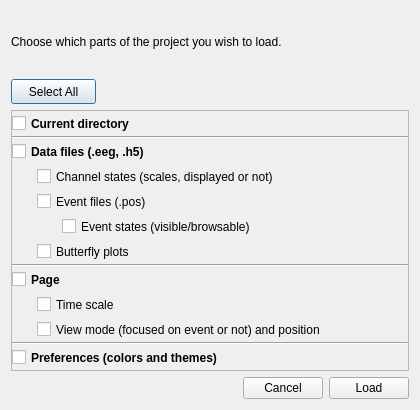
<?xml version="1.0" encoding="UTF-8"?>
<ui version="4.0">
 <class>LoadProjectWindow</class>
 <widget class="QDialog" name="LoadProjectWindow">
  <property name="geometry">
   <rect>
    <x>0</x>
    <y>0</y>
    <width>420</width>
    <height>410</height>
   </rect>
  </property>
  <property name="minimumSize">
   <size>
    <width>420</width>
    <height>410</height>
   </size>
  </property>
  <property name="maximumSize">
   <size>
    <width>420</width>
    <height>410</height>
   </size>
  </property>
  <property name="windowTitle">
   <string>Dialog</string>
  </property>
  <layout class="QVBoxLayout" name="verticalLayout">
   <item>
    <layout class="QHBoxLayout" name="horizontalLayout_5">
     <item>
      <widget class="QLabel" name="label_7">
       <property name="minimumSize">
        <size>
         <width>0</width>
         <height>0</height>
        </size>
       </property>
       <property name="text">
        <string>Choose which parts of the project you wish to load.</string>
       </property>
       <property name="scaledContents">
        <bool>false</bool>
       </property>
       <property name="wordWrap">
        <bool>false</bool>
       </property>
      </widget>
     </item>
     <item>
      <spacer name="horizontalSpacer">
       <property name="orientation">
        <enum>Qt::Horizontal</enum>
       </property>
       <property name="sizeHint" stdset="0">
        <size>
         <width>40</width>
         <height>20</height>
        </size>
       </property>
      </spacer>
     </item>
    </layout>
   </item>
   <item>
    <layout class="QHBoxLayout" name="horizontalLayout_6">
     <item>
      <widget class="QPushButton" name="selectAllButton">
       <property name="minimumSize">
        <size>
         <width>85</width>
         <height>25</height>
        </size>
       </property>
       <property name="maximumSize">
        <size>
         <width>85</width>
         <height>25</height>
        </size>
       </property>
       <property name="text">
        <string>Select All</string>
       </property>
      </widget>
     </item>
     <item>
      <spacer name="horizontalSpacer_2">
       <property name="orientation">
        <enum>Qt::Horizontal</enum>
       </property>
       <property name="sizeHint" stdset="0">
        <size>
         <width>40</width>
         <height>20</height>
        </size>
       </property>
      </spacer>
     </item>
    </layout>
   </item>
   <item>
    <widget class="QFrame" name="frame">
     <property name="frameShape">
      <enum>QFrame::StyledPanel</enum>
     </property>
     <property name="frameShadow">
      <enum>QFrame::Raised</enum>
     </property>
     <layout class="QVBoxLayout" name="verticalLayout_3">
      <property name="spacing">
       <number>0</number>
      </property>
      <property name="leftMargin">
       <number>0</number>
      </property>
      <property name="topMargin">
       <number>0</number>
      </property>
      <property name="rightMargin">
       <number>0</number>
      </property>
      <property name="bottomMargin">
       <number>0</number>
      </property>
      <item>
       <layout class="QVBoxLayout" name="verticalLayout_2">
        <property name="spacing">
         <number>0</number>
        </property>
        <item>
         <layout class="QHBoxLayout" name="horizontalLayout_8">
          <item>
           <widget class="QCheckBox" name="currentDirectoryCheckbox">
            <property name="minimumSize">
             <size>
              <width>0</width>
              <height>25</height>
             </size>
            </property>
            <property name="maximumSize">
             <size>
              <width>16777215</width>
              <height>25</height>
             </size>
            </property>
            <property name="font">
             <font>
              <weight>75</weight>
              <bold>true</bold>
             </font>
            </property>
            <property name="text">
             <string>Current directory</string>
            </property>
            <property name="checked">
             <bool>false</bool>
            </property>
           </widget>
          </item>
          <item>
           <spacer name="horizontalSpacer_3">
            <property name="orientation">
             <enum>Qt::Horizontal</enum>
            </property>
            <property name="sizeHint" stdset="0">
             <size>
              <width>40</width>
              <height>20</height>
             </size>
            </property>
           </spacer>
          </item>
         </layout>
        </item>
        <item>
         <widget class="Line" name="line">
          <property name="orientation">
           <enum>Qt::Horizontal</enum>
          </property>
         </widget>
        </item>
        <item>
         <layout class="QHBoxLayout" name="horizontalLayout_9">
          <item>
           <widget class="QCheckBox" name="dataFilesCheckbox">
            <property name="minimumSize">
             <size>
              <width>0</width>
              <height>25</height>
             </size>
            </property>
            <property name="maximumSize">
             <size>
              <width>16777215</width>
              <height>25</height>
             </size>
            </property>
            <property name="font">
             <font>
              <weight>75</weight>
              <bold>true</bold>
             </font>
            </property>
            <property name="text">
             <string>Data files (.eeg, .h5)</string>
            </property>
            <property name="checked">
             <bool>false</bool>
            </property>
           </widget>
          </item>
          <item>
           <spacer name="horizontalSpacer_4">
            <property name="orientation">
             <enum>Qt::Horizontal</enum>
            </property>
            <property name="sizeHint" stdset="0">
             <size>
              <width>40</width>
              <height>20</height>
             </size>
            </property>
           </spacer>
          </item>
         </layout>
        </item>
        <item>
         <layout class="QHBoxLayout" name="horizontalLayout_10">
          <item>
           <widget class="QLabel" name="label">
            <property name="minimumSize">
             <size>
              <width>25</width>
              <height>25</height>
             </size>
            </property>
            <property name="maximumSize">
             <size>
              <width>25</width>
              <height>25</height>
             </size>
            </property>
            <property name="text">
             <string/>
            </property>
           </widget>
          </item>
          <item>
           <widget class="QCheckBox" name="channelStatesCheckbox">
            <property name="minimumSize">
             <size>
              <width>0</width>
              <height>25</height>
             </size>
            </property>
            <property name="maximumSize">
             <size>
              <width>16777215</width>
              <height>25</height>
             </size>
            </property>
            <property name="text">
             <string>Channel states (scales, displayed or not)</string>
            </property>
            <property name="checked">
             <bool>false</bool>
            </property>
           </widget>
          </item>
          <item>
           <spacer name="horizontalSpacer_5">
            <property name="orientation">
             <enum>Qt::Horizontal</enum>
            </property>
            <property name="sizeHint" stdset="0">
             <size>
              <width>40</width>
              <height>20</height>
             </size>
            </property>
           </spacer>
          </item>
         </layout>
        </item>
        <item>
         <layout class="QHBoxLayout" name="horizontalLayout_11">
          <item>
           <widget class="QLabel" name="label_2">
            <property name="minimumSize">
             <size>
              <width>25</width>
              <height>25</height>
             </size>
            </property>
            <property name="maximumSize">
             <size>
              <width>25</width>
              <height>25</height>
             </size>
            </property>
            <property name="text">
             <string/>
            </property>
           </widget>
          </item>
          <item>
           <widget class="QCheckBox" name="eventFilesCheckbox">
            <property name="minimumSize">
             <size>
              <width>0</width>
              <height>25</height>
             </size>
            </property>
            <property name="maximumSize">
             <size>
              <width>16777215</width>
              <height>25</height>
             </size>
            </property>
            <property name="text">
             <string>Event files (.pos)</string>
            </property>
            <property name="checked">
             <bool>false</bool>
            </property>
           </widget>
          </item>
          <item>
           <spacer name="horizontalSpacer_6">
            <property name="orientation">
             <enum>Qt::Horizontal</enum>
            </property>
            <property name="sizeHint" stdset="0">
             <size>
              <width>40</width>
              <height>20</height>
             </size>
            </property>
           </spacer>
          </item>
         </layout>
        </item>
        <item>
         <layout class="QHBoxLayout" name="horizontalLayout_12">
          <item>
           <widget class="QLabel" name="label_8">
            <property name="minimumSize">
             <size>
              <width>50</width>
              <height>25</height>
             </size>
            </property>
            <property name="maximumSize">
             <size>
              <width>50</width>
              <height>25</height>
             </size>
            </property>
            <property name="text">
             <string/>
            </property>
           </widget>
          </item>
          <item>
           <widget class="QCheckBox" name="eventStatesCheckbox">
            <property name="minimumSize">
             <size>
              <width>0</width>
              <height>25</height>
             </size>
            </property>
            <property name="maximumSize">
             <size>
              <width>16777215</width>
              <height>25</height>
             </size>
            </property>
            <property name="text">
             <string>Event states (visible/browsable)</string>
            </property>
            <property name="checked">
             <bool>false</bool>
            </property>
           </widget>
          </item>
          <item>
           <spacer name="horizontalSpacer_7">
            <property name="orientation">
             <enum>Qt::Horizontal</enum>
            </property>
            <property name="sizeHint" stdset="0">
             <size>
              <width>40</width>
              <height>20</height>
             </size>
            </property>
           </spacer>
          </item>
         </layout>
        </item>
        <item>
         <layout class="QHBoxLayout" name="horizontalLayout_4">
          <item>
           <widget class="QLabel" name="label_6">
            <property name="minimumSize">
             <size>
              <width>25</width>
              <height>25</height>
             </size>
            </property>
            <property name="maximumSize">
             <size>
              <width>25</width>
              <height>25</height>
             </size>
            </property>
            <property name="text">
             <string/>
            </property>
           </widget>
          </item>
          <item>
           <widget class="QCheckBox" name="butterflyCheckbox">
            <property name="minimumSize">
             <size>
              <width>0</width>
              <height>25</height>
             </size>
            </property>
            <property name="maximumSize">
             <size>
              <width>16777215</width>
              <height>25</height>
             </size>
            </property>
            <property name="text">
             <string>Butterfly plots</string>
            </property>
            <property name="checked">
             <bool>false</bool>
            </property>
           </widget>
          </item>
          <item>
           <spacer name="horizontalSpacer_8">
            <property name="orientation">
             <enum>Qt::Horizontal</enum>
            </property>
            <property name="sizeHint" stdset="0">
             <size>
              <width>40</width>
              <height>20</height>
             </size>
            </property>
           </spacer>
          </item>
         </layout>
        </item>
        <item>
         <widget class="Line" name="line_2">
          <property name="orientation">
           <enum>Qt::Horizontal</enum>
          </property>
         </widget>
        </item>
        <item>
         <layout class="QHBoxLayout" name="horizontalLayout_13">
          <item>
           <widget class="QCheckBox" name="pageCheckbox">
            <property name="minimumSize">
             <size>
              <width>0</width>
              <height>25</height>
             </size>
            </property>
            <property name="maximumSize">
             <size>
              <width>16777215</width>
              <height>25</height>
             </size>
            </property>
            <property name="font">
             <font>
              <weight>75</weight>
              <bold>true</bold>
             </font>
            </property>
            <property name="text">
             <string>Page</string>
            </property>
            <property name="checked">
             <bool>false</bool>
            </property>
           </widget>
          </item>
          <item>
           <spacer name="horizontalSpacer_9">
            <property name="orientation">
             <enum>Qt::Horizontal</enum>
            </property>
            <property name="sizeHint" stdset="0">
             <size>
              <width>40</width>
              <height>20</height>
             </size>
            </property>
           </spacer>
          </item>
         </layout>
        </item>
        <item>
         <layout class="QHBoxLayout" name="horizontalLayout_14">
          <item>
           <widget class="QLabel" name="label_10">
            <property name="minimumSize">
             <size>
              <width>25</width>
              <height>0</height>
             </size>
            </property>
            <property name="maximumSize">
             <size>
              <width>25</width>
              <height>16777215</height>
             </size>
            </property>
            <property name="text">
             <string/>
            </property>
           </widget>
          </item>
          <item>
           <widget class="QCheckBox" name="timeScaleCheckbox">
            <property name="minimumSize">
             <size>
              <width>0</width>
              <height>25</height>
             </size>
            </property>
            <property name="maximumSize">
             <size>
              <width>16777215</width>
              <height>25</height>
             </size>
            </property>
            <property name="text">
             <string>Time scale</string>
            </property>
            <property name="checked">
             <bool>false</bool>
            </property>
           </widget>
          </item>
         </layout>
        </item>
        <item>
         <layout class="QHBoxLayout" name="horizontalLayout_15">
          <item>
           <widget class="QLabel" name="label_9">
            <property name="minimumSize">
             <size>
              <width>25</width>
              <height>0</height>
             </size>
            </property>
            <property name="maximumSize">
             <size>
              <width>25</width>
              <height>16777215</height>
             </size>
            </property>
            <property name="text">
             <string/>
            </property>
           </widget>
          </item>
          <item>
           <widget class="QCheckBox" name="viewModeCheckbox">
            <property name="minimumSize">
             <size>
              <width>0</width>
              <height>25</height>
             </size>
            </property>
            <property name="maximumSize">
             <size>
              <width>16777215</width>
              <height>25</height>
             </size>
            </property>
            <property name="text">
             <string>View mode (focused on event or not) and position</string>
            </property>
            <property name="checked">
             <bool>false</bool>
            </property>
           </widget>
          </item>
         </layout>
        </item>
        <item>
         <widget class="Line" name="line_3">
          <property name="orientation">
           <enum>Qt::Horizontal</enum>
          </property>
         </widget>
        </item>
        <item>
         <layout class="QHBoxLayout" name="horizontalLayout_16">
          <item>
           <widget class="QCheckBox" name="preferencesCheckbox">
            <property name="minimumSize">
             <size>
              <width>0</width>
              <height>25</height>
             </size>
            </property>
            <property name="maximumSize">
             <size>
              <width>16777215</width>
              <height>25</height>
             </size>
            </property>
            <property name="font">
             <font>
              <weight>75</weight>
              <bold>true</bold>
             </font>
            </property>
            <property name="text">
             <string>Preferences (colors and themes)</string>
            </property>
            <property name="checked">
             <bool>false</bool>
            </property>
           </widget>
          </item>
         </layout>
        </item>
       </layout>
      </item>
     </layout>
    </widget>
   </item>
   <item>
    <layout class="QHBoxLayout" name="horizontalLayout">
     <item>
      <spacer name="horizontalSpacer_10">
       <property name="orientation">
        <enum>Qt::Horizontal</enum>
       </property>
       <property name="sizeHint" stdset="0">
        <size>
         <width>40</width>
         <height>20</height>
        </size>
       </property>
      </spacer>
     </item>
     <item>
      <widget class="QPushButton" name="cancelButton">
       <property name="text">
        <string>Cancel</string>
       </property>
      </widget>
     </item>
     <item>
      <widget class="QPushButton" name="loadProjectButton">
       <property name="text">
        <string>Load</string>
       </property>
      </widget>
     </item>
    </layout>
   </item>
  </layout>
 </widget>
 <resources/>
 <connections/>
</ui>
